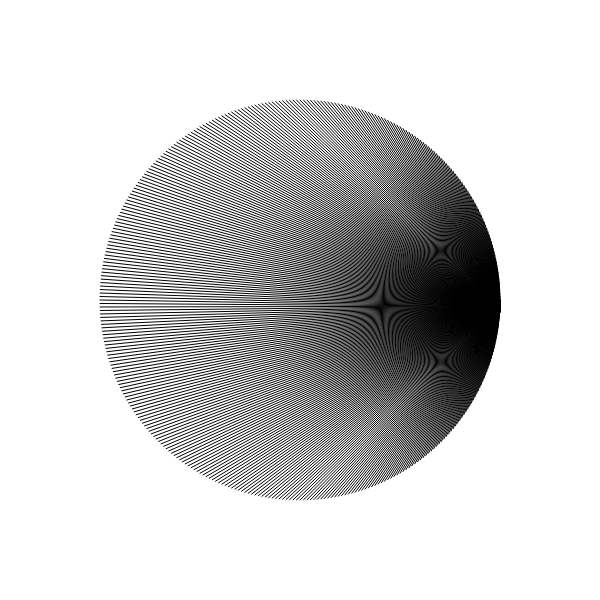
Frame 1 (no input)
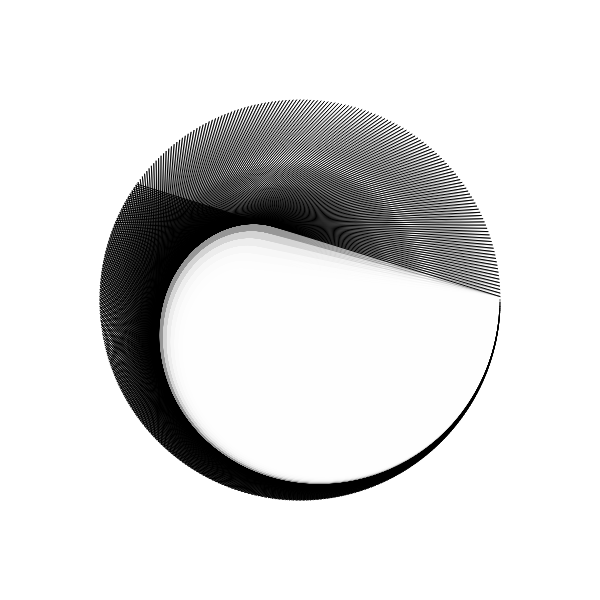
Frame 60 (no input)
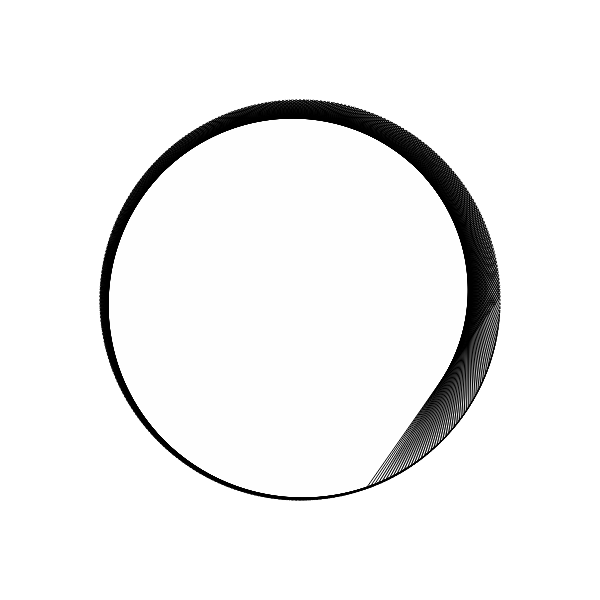
Frame 120 (the mouse pressed at the canvas centre since frame 60)

The p5.js sketch that drew these frames (run headless with seeded random() and noise() and a simulated clock; from frame 60 on, the mouse is pressed at the canvas centre):

// p5.js sketch
// ── sketch.js
function setup(){
  createCanvas(600, 600);
  background(255);
}

var r = 200; //radius
var s = 0.002; //speed

function draw(){
  background(255, 150);
  translate(width/2, height/2);

  let n = 360;
  for(let i =0; i<n; i++){
    let t1 = i*2*PI/n;
    let t2 = 5*s*t1;

    let x1 = r*cos(t1);
    let y1 = r*sin(t1);
    let x2 = r*cos(t2);
    let y2 = r*sin(t2);

    stroke(0);
    strokeWeight(1);
    noFill();
    line(x1, y1, x2, y2);
  }

  s+=0.002;
}
